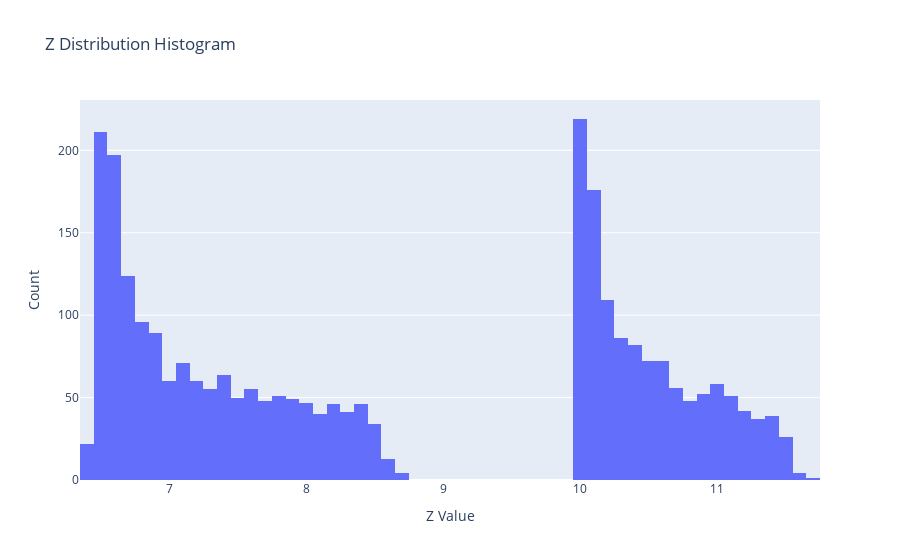

Notebook cell for this chart:
### Code cell
import plotly.express as px

fig = px.histogram(x=z, nbins=100, title="Z Distribution Histogram")
fig.update_layout(xaxis_title='Z Value', yaxis_title='Count')
fig.show()

### Figure 1 — Plotly figure (JSON) as saved in the notebook; plotly's stock layout.template omitted (floating-point values rounded to 4 significant figures; data arrays with more than 128 entries replaced by an {"elided": "..."} marker saying what was removed)
{"data": [{"bingroup": "x", "hovertemplate": "x=%{x}<br>count=%{y}<extra></extra>", "legendgroup": "", "marker": {"color": "#636efa", "pattern": {"shape": ""}}, "name": "", "nbinsx": 100, "orientation": "v", "showlegend": false, "type": "histogram", "x": {"elided": "2803 float values"}, "xaxis": "x", "yaxis": "y"}], "layout": {"barmode": "relative", "legend": {"tracegroupgap": 0}, "title": {"text": "Z Distribution Histogram"}, "xaxis": {"anchor": "y", "domain": [0, 1], "title": {"text": "Z Value"}}, "yaxis": {"anchor": "x", "domain": [0, 1], "title": {"text": "Count"}}}}
